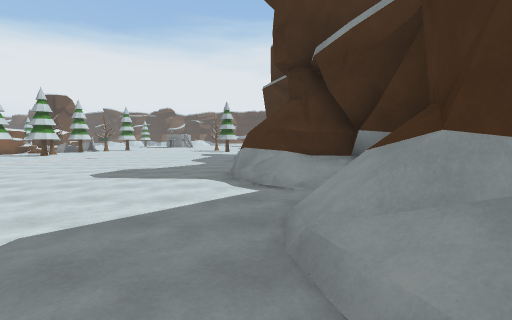
view 1 (above)

24 first-person views from a walk through a 3-D level made in the Unity game engine. The camera is 1.5 m above the floor, tilts 4° down and sees 85° across. The floor is counted in squares, 2 m on a side. Each view is taken from the middle of a square. On the plan, view 1 faces up. The plan holds only what a view shows up to about 10 squares ahead; the rest is blank. The place goes on beyond the plan. Some surface patterns are stand-ins.

view 2
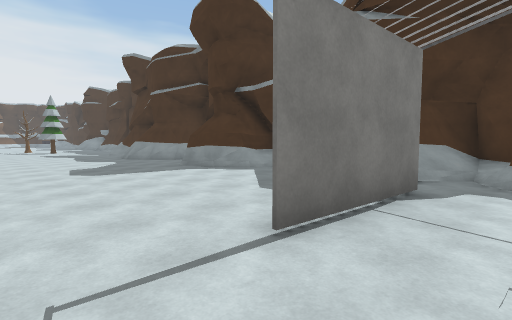

view 3
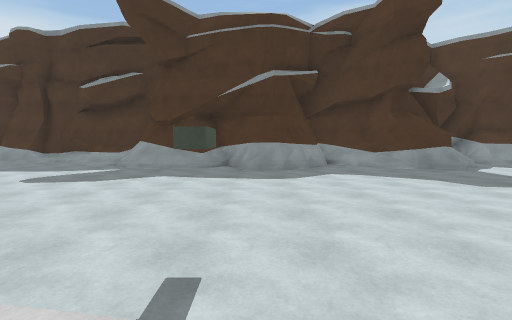

view 4
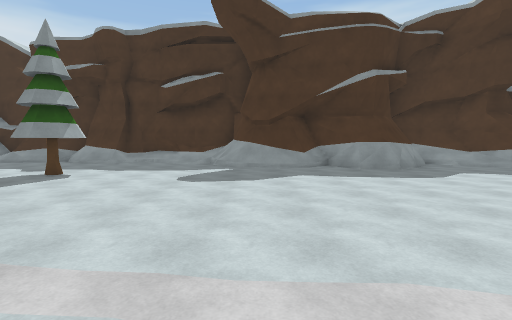

view 5
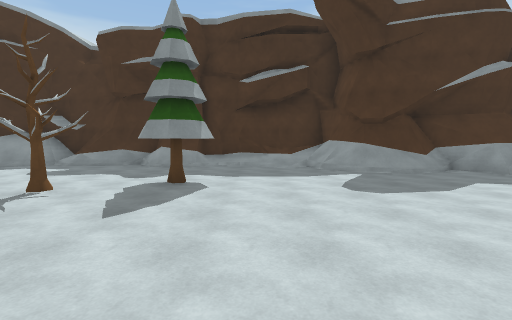

view 6
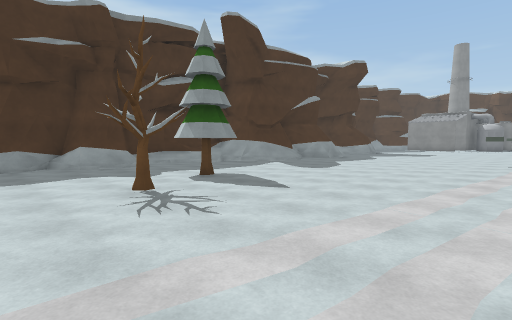

view 7
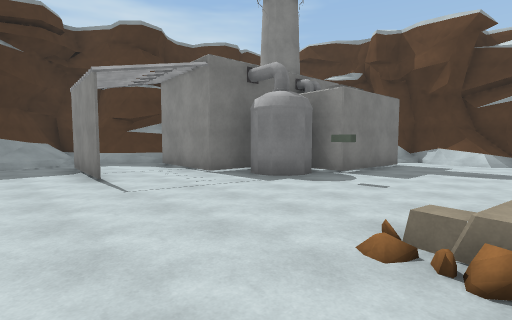

view 8
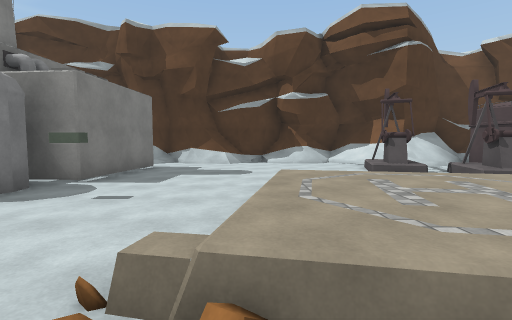

view 9
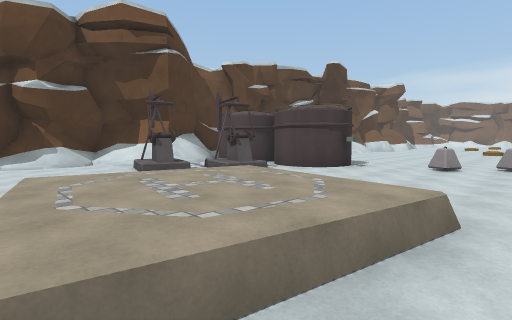

view 10
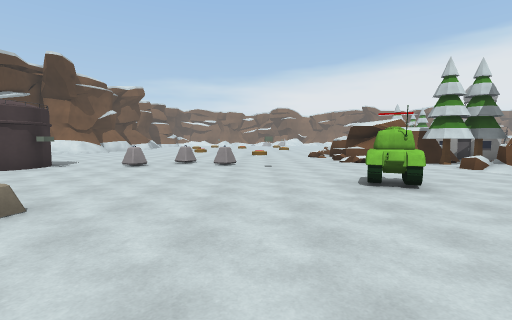

view 11
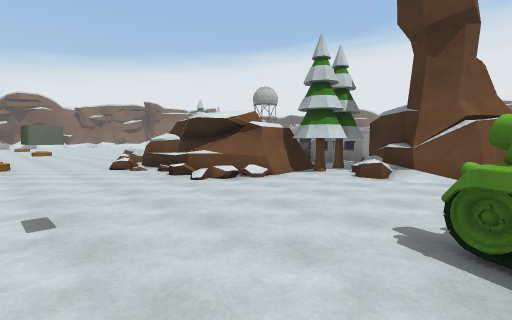

view 12
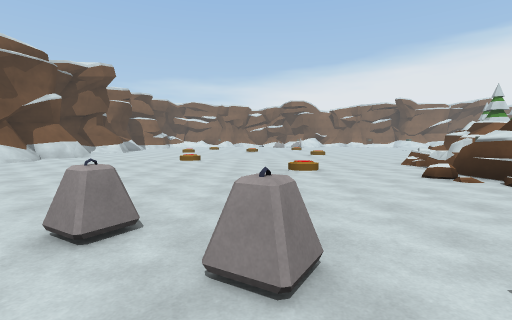

view 13
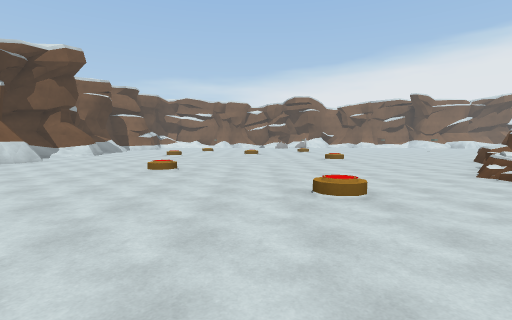

view 14
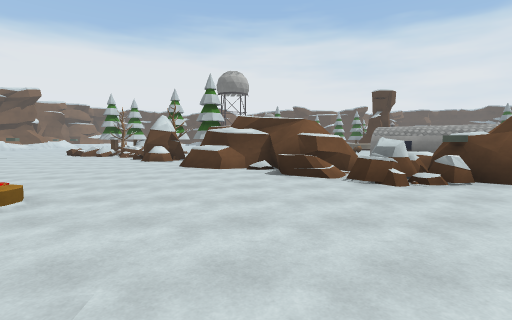

view 15
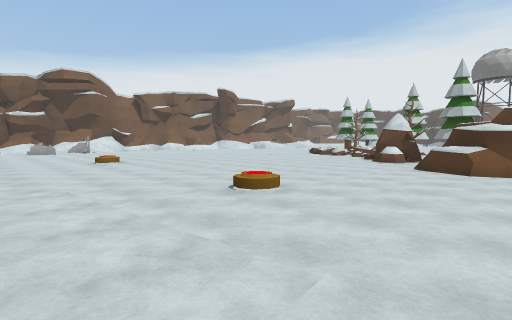

view 16
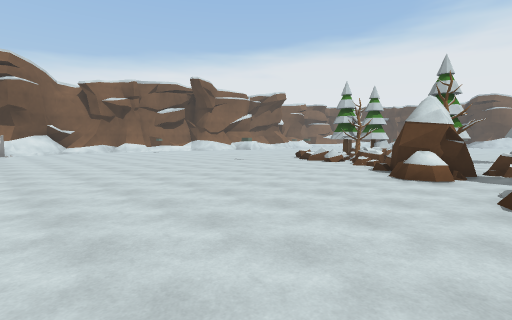

view 17
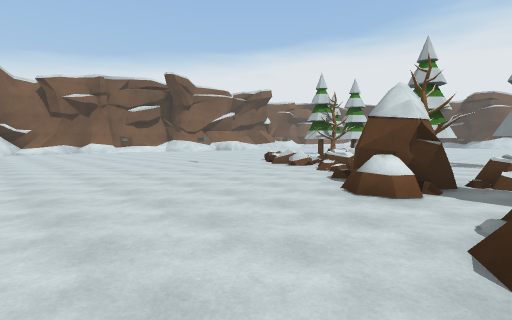

view 18
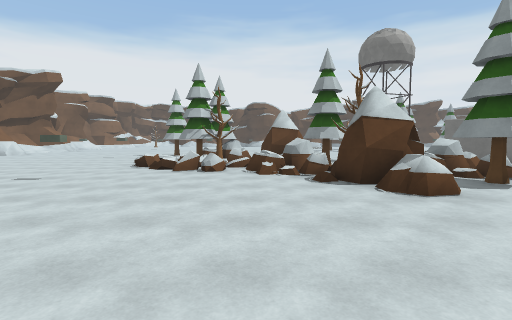

view 19
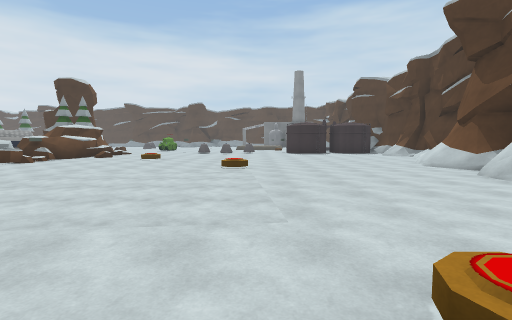

view 20
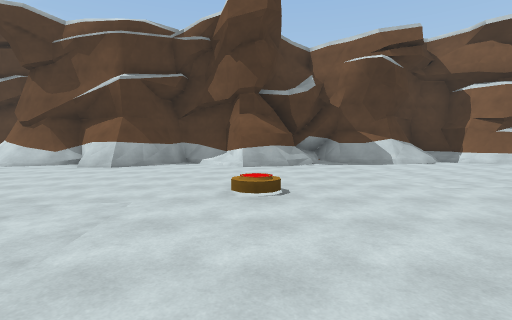

view 21
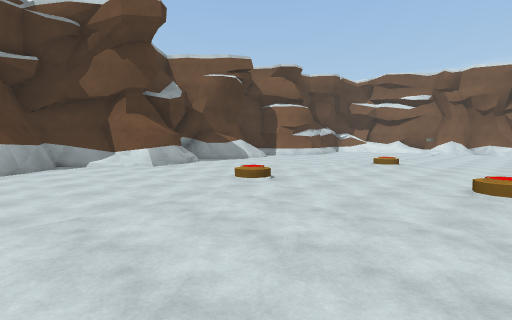

view 22
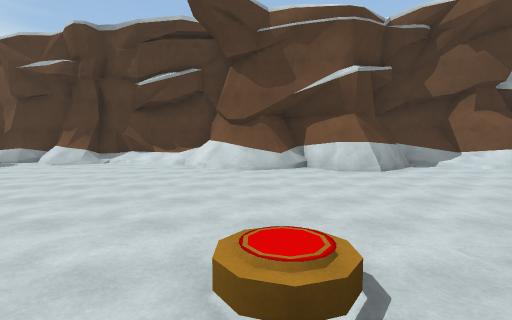

view 23
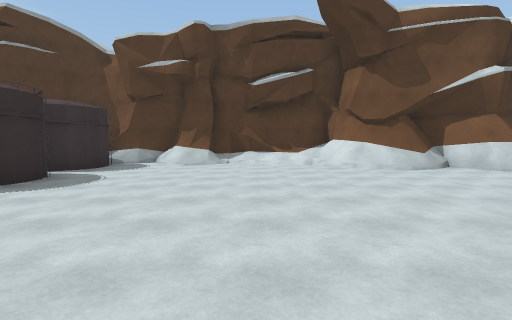

view 24
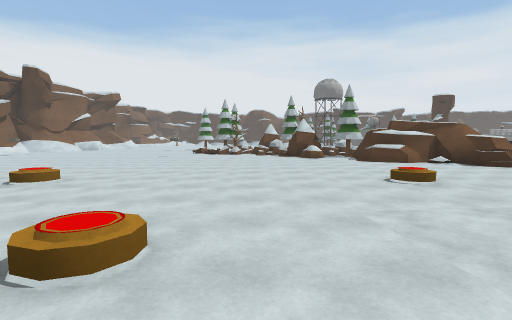

### Floor plan
Key: @ floor where view 1 was taken; # wall or solid block; . main floor; : floor 0.25 m higher than the main floor; + floor 0.5 m higher than the main floor; * floor 0.75 m higher than the main floor; / step, stairs or slope; = window, fence, low wall or low ledge; ^ raised ledge; T tree; P pump; A tank; R rock; B building; O other object.
Columns run from 40 left of view 1 to 2 right of it. Each row starts with its distance up from view 1.
 22                                  .........#
 21                                  .........#
 20          ..                      ....T....#
 19        R ..                      .....T...#
 18 ...  TTRR..                      .....T...#
 17 .... TTRRT.                      .........#
 16 ....==#.TT.  ##B                 ........:#
 15  ....==RRT.RR                    ......./=#
 14  .......RT.RR                   ........###
 13   .O.....RRTT        #           .......##
 12  ........RRT      #  ###         ........#
 11 ...........##     ^###T##       ..O.....##
 10 ...........^### ^.   ^TT###     ........##
  9 ..............#####  #TT##      .........##
  8 ..............=RR##  ##....      ........=#
  7 ...............RR#####/.....      ......###
  6  .................=#//....A.      ......###
  5   .+......+...............A...     .....###
  4  ..............................    .......#
  3  ................+..............   ......##
  2  ...../................=.................##
  1 ......................=..................##
  0 ............../.............=++=/....###@.#
 -1 ../.........../........#....+**+.........##
 -2  ......+................... /++=.....#####
 -3   .....................O#.. // /...###
 -4  ......................##.P    ....#
 -5 .......................## P P  ...##
 -6 ......//...##.//.......## .PP.....#
 -7 ..=///###.######/......##.../.....#
 -8 #=###   ###  # ^////##.####=///.###
 -9                ###################

Where each view was taken, in squares from view 1:
view 1: 0 up, 0 right, facing up
view 2: 1 down, 5 left, facing up-right
view 3: 11 up, 8 left, facing right
view 4: 14 up, 8 left, facing right
view 5: 17 up, 7 left, facing right
view 6: 22 up, 7 left, facing down-right
view 7: 2 up, 9 left, facing down-right
view 8: 1 up, 9 left, facing down
view 9: 1 up, 9 left, facing down-left
view 10: 3 up, 9 left, facing left
view 11: 3 up, 14 left, facing up-left
view 12: 2 up, 16 left, facing left
view 13: 2 up, 19 left, facing left
view 14: 2 up, 27 left, facing up
view 15: 2 up, 27 left, facing up-left
view 16: 6 up, 29 left, facing up-left
view 17: 8 up, 29 left, facing up-left
view 18: 8 up, 33 left, facing up
view 19: 1 down, 34 left, facing right
view 20: 2 up, 33 left, facing down
view 21: 2 up, 29 left, facing down-left
view 22: 1 up, 26 left, facing down
view 23: 1 up, 22 left, facing down
view 24: 0 up, 33 left, facing up
